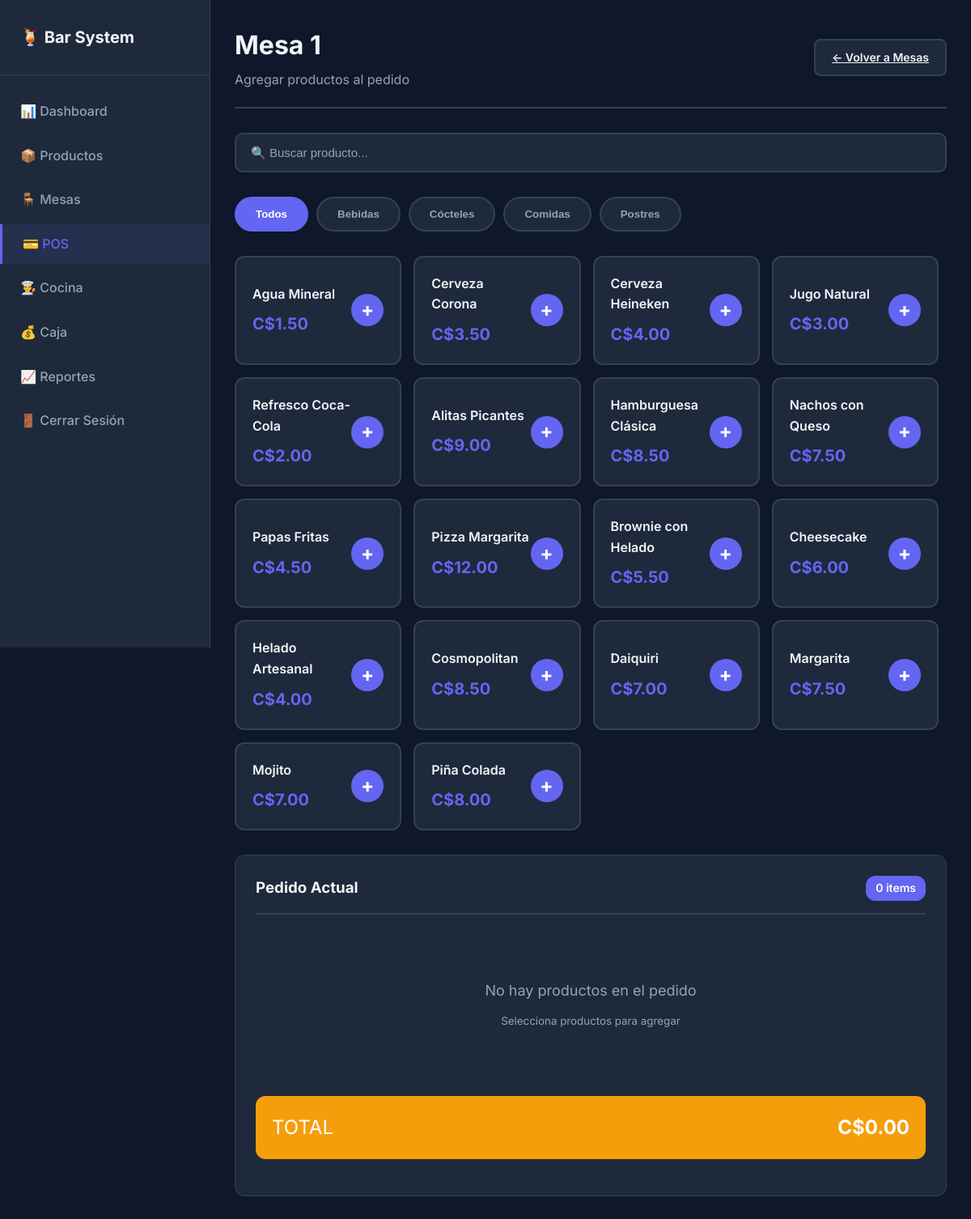
The page /pos.php?table=1 (signed in) on the database its author committed.
### tables this page shows
CREATE TABLE IF NOT EXISTS tables (
  id INT AUTO_INCREMENT PRIMARY KEY,
  name VARCHAR(50) NOT NULL UNIQUE,
  status ENUM('available','occupied','reserved') DEFAULT 'available'
);

CREATE TABLE IF NOT EXISTS categories (
  id INT AUTO_INCREMENT PRIMARY KEY,
  name VARCHAR(100) NOT NULL UNIQUE,
  date_created TIMESTAMP DEFAULT CURRENT_TIMESTAMP
);

CREATE TABLE IF NOT EXISTS products (
  id INT AUTO_INCREMENT PRIMARY KEY,
  code VARCHAR(50) NOT NULL UNIQUE,
  name VARCHAR(150) NOT NULL,
  price DECIMAL(10,2) NOT NULL,
  stock INT DEFAULT 0,
  category_id INT,
  image VARCHAR(255),
  status ENUM('active','inactive') DEFAULT 'active',
  date_created TIMESTAMP DEFAULT CURRENT_TIMESTAMP,
  FOREIGN KEY (category_id) REFERENCES categories(id) ON DELETE SET NULL ON UPDATE CASCADE
);

### pos.php (the view, shortened to what this page needs)
<?php
require_once __DIR__ . '/config/db.php';
$table_id = $_GET['table'] ?? null;
$stmt = $pdo->prepare('SELECT * FROM tables WHERE id = ?');
$stmt->execute([$table_id]);
$table = $stmt->fetch();
$products = $pdo->query('SELECT * FROM products WHERE status = "active" AND stock > 0 ORDER BY category_id, name')->fetchAll();
$categories = $pdo->query('SELECT * FROM categories ORDER BY name')->fetchAll();
$stmt = $pdo->prepare('
    SELECT od.*, p.name as product_name
    FROM order_details od
    JOIN products p ON od.product_id = p.id
    JOIN orders o ON od.order_id = o.id
    WHERE o.table_id = ? AND o.status = "pending"
');
$stmt->execute([$table_id]);
$order_items = $stmt->fetchAll();
$stmt = $pdo->prepare('SELECT total FROM orders WHERE table_id = ? AND status = "pending" LIMIT 1');
$stmt->execute([$table_id]);
$order = $stmt->fetch();
$order_total = $order['total'] ?? 0;
?>
<?php include __DIR__ . '/includes/header.php'; ?>
<div class="dashboard-wrapper">
    <?php if ($_SESSION['role_id'] == 1): ?>
    <aside class="sidebar">
        <div class="sidebar-header">
            <h2>🍹 Bar System</h2>
        </div>
        <ul class="sidebar-menu">
            <li><a href="dashboard.php">📊 Dashboard</a></li>
            <li><a href="products.php">📦 Productos</a></li>
            <li><a href="tables.php">🪑 Mesas</a></li>
            <li><a href="pos.php" class="active">💳 POS</a></li>
            <li><a href="kitchen.php">👨‍🍳 Cocina</a></li>
            <li><a href="cash_register.php">💰 Caja</a></li>
            <li><a href="reports.php">📈 Reportes</a></li>
            <li><a href="logout.php">🚪 Cerrar Sesión</a></li>
        </ul>
    </aside>
    <?php endif; ?>
    <main class="main-content" style="<?= $_SESSION['role_id'] == 2 ? 'margin-left: 0;' : '' ?>">
        <div class="pos-header">
            <div>
                <h1><?= htmlspecialchars($table['name']) ?></h1>
                <p>Agregar productos al pedido</p>
            </div>
            <div class="pos-header-actions">
                <a href="tables.php" class="btn btn-secondary">← Volver a Mesas</a>
            </div>
        </div>
        <div class="pos-modern-layout">
            <div class="products-section-modern">
                <div class="search-container">
                    <input type="text"
                           id="searchProduct"
                           class="search-input"
                           placeholder="🔍 Buscar producto..."
                           onkeyup="searchProducts()">
                </div>
                <div class="categories-bar">
                    <button class="category-btn active" onclick="filterCategory('all')" data-category="all">
                        Todos
                    </button>
                    <?php foreach ($categories as $cat): ?>
                        <button class="category-btn" onclick="filterCategory(<?= $cat['id'] ?>)" data-category="<?= $cat['id'] ?>">
                            <?= htmlspecialchars($cat['name']) ?>
                        </button>
                    <?php endforeach; ?>
                </div>
                <div class="products-grid-modern">
                    <?php foreach ($products as $product): ?>
                        <div class="product-item" data-category="<?= $product['category_id'] ?>" onclick="quickAdd(<?= $product['id'] ?>, '<?= htmlspecialchars($product['name']) ?>')">
                            <div class="product-info">
                                <div class="product-name"><?= htmlspecialchars($product['name']) ?></div>
                                <div class="product-price">C$<?= number_format($product['price'], 2) ?></div>
                            </div>
                            <div class="product-add">+</div>
                        </div>
                    <?php endforeach; ?>
                </div>
            </div>
            <div class="order-summary">
                <div class="summary-header">
                    <h3>Pedido Actual</h3>
                    <span class="item-count" id="item-count"><?= count($order_items) ?> items</span>
                </div>
                <div class="order-items" id="order-items">
                    <?php if (empty($order_items)): ?>
                        <div class="empty-order">
                            <p>No hay productos en el pedido</p>
                            <small>Selecciona productos para agregar</small>
                        </div>
                    <?php endif; ?>
                </div>
                <div class="order-total">
                    <span>TOTAL</span>
                    <strong id="order-total">C$<?= number_format($order_total, 2) ?></strong>
                </div>
            </div>
        </div>
    </main>
</div>
<?php include __DIR__ . '/includes/footer.php'; ?>

### assets/css/style.css (style rules this page uses)
:root { --primary: #6366f1; --primary-dark: #4f46e5; --secondary: #ec4899; --accent: #f59e0b; --success: #10b981; --danger: #ef4444; --bg-primary: #0f172a; --bg-secondary: #1e293b; --bg-card: #1e293b; --text-primary: #f1f5f9; --text-secondary: #94a3b8; --border-color: #334155; --shadow: 0 10px 30px rgba(0, 0, 0, 0.3); }
* { margin: 0; padding: 0; box-sizing: border-box; }
body { font-family: 'Inter', -apple-system, BlinkMacSystemFont, 'Segoe UI', sans-serif; background: var(--bg-primary); color: var(--text-primary); line-height: 1.6; overflow-x: hidden; }
.dashboard-wrapper { display: flex; min-height: 100vh; }
.sidebar { width: 260px; background: var(--bg-secondary); border-right: 1px solid var(--border-color); padding: 30px 0; position: fixed; height: 100vh; overflow-y: auto; }
.sidebar-header { padding: 0 25px 30px; border-bottom: 1px solid var(--border-color); }
.sidebar-header h2 { color: var(--text-primary); font-size: 20px; font-weight: 700; }
.sidebar-menu { list-style: none; padding: 20px 0; }
.sidebar-menu li { margin-bottom: 5px; }
.sidebar-menu a { display: flex; align-items: center; padding: 12px 25px; color: var(--text-secondary); text-decoration: none; transition: all 0.3s ease; font-weight: 500; }
.sidebar-menu a.active { background: rgba(99, 102, 241, 0.1); color: var(--primary); border-left: 3px solid var(--primary); }
.main-content { flex: 1; margin-left: 260px; padding: 30px; background: var(--bg-primary); }
.btn { padding: 10px 20px; border-radius: 8px; border: none; font-weight: 600; cursor: pointer; transition: all 0.3s ease; font-size: 14px; }
.btn-secondary { background: var(--bg-secondary); color: var(--text-primary); border: 2px solid var(--border-color); }

### rows shown on the page
tables: name "Mesa 1"
categories: name "Bebidas"
categories: name "Cócteles"
categories: name "Comidas"
categories: name "Postres"
products: name "Agua Mineral", price "1.50"
products: name "Cerveza Corona", price "3.50"
products: name "Cerveza Heineken", price "4.00"
products: name "Jugo Natural", price "3.00"
products: name "Refresco Coca-Cola", price "2.00"
products: name "Alitas Picantes", price "9.00"
products: name "Hamburguesa Clásica", price "8.50"
products: name "Nachos con Queso", price "7.50"
products: name "Papas Fritas", price "4.50"
products: name "Pizza Margarita", price "12.00"
products: name "Brownie con Helado", price "5.50"
products: name "Cheesecake", price "6.00"
products: name "Helado Artesanal", price "4.00"
products: name "Cosmopolitan", price "8.50"
products: name "Daiquiri", price "7.00"
products: name "Margarita", price "7.50"
products: name "Mojito", price "7.00"
products: name "Piña Colada", price "8.00"

### other values the page prints
count($order_items) "0"
$order_total "0.00"
